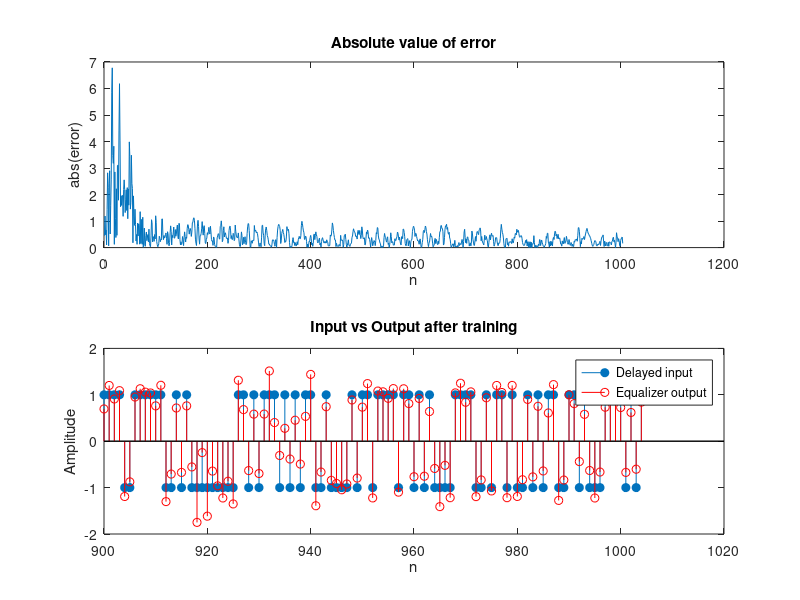
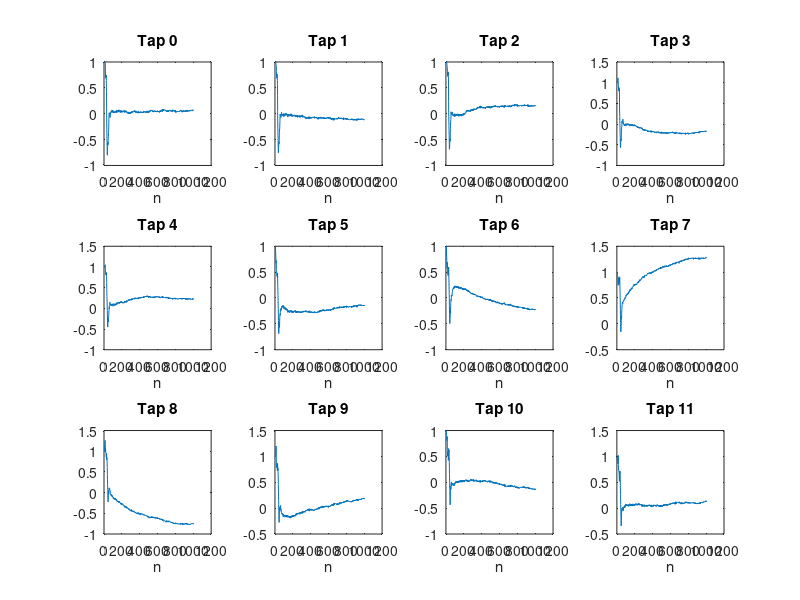

Reproduce these figures in MATLAB, in order. (Note: this script raises an error after producing the figures.)
%% Part B - Adaptive Equalization (Student Style, Corrected)
clc; clear all; close all;

% Parameters
N = 1000;                   % Number of symbols
M = 11;                     % Equalizer filter order
mu = 0.01;                  % LMS step size
h_channel = [0.3, 1, 0.7, 0.3, 0.2]; % Channel impulse response
delay = 8;                  % Fixed delay (student uses 8)

%% --- Training Phase ---

% Generate random input
rng(1, 'twister');
s = randi([0,1], 1, N);
s(s==0) = -1;

% Pass through channel + add noise
xn_clean = conv(s, h_channel);
noise = wgn(1,length(xn_clean),-25);  % -25 dB noise (very low)
xn = xn_clean + noise;                % Received noisy signal

% Generate delayed desired signal
hd = [zeros(1,delay), 1];
s_delayed = conv(hd, s);
s_delayed = s_delayed(1:length(xn));  % Match size

% Initialize adaptive filter
h_eq = ones(M+1,1);    % Initial equalizer taps
y = zeros(length(xn),1);
e = zeros(length(xn),1);
h_track = zeros(length(xn), M+1);
overall_lti_track = zeros(length(xn), M + length(h_channel));

% LMS Adaptation
for n = 1:length(xn)
    if n <= M
        xf = flip([xn(1:n)'; zeros(M+1-n,1)]);  % Pad then flip
    else
        xf = flip(xn(n-M:n)');
    end

    y(n) = h_eq' * xf;
    e(n) = s_delayed(n) - y(n);

    h_eq = h_eq + 2 * mu * e(n) * xf; % LMS Update
    h_track(n,:) = h_eq;
    overall_lti_track(n,:) = conv(h_eq', h_channel);
end

overall_lti = conv(h_eq', h_channel);

%% --- Plots for Training Phase ---

% 1. Absolute Error
figure;
subplot(2,1,1);
plot(abs(e));
xlabel('n'); ylabel('abs(error)');
title('Absolute value of error');

subplot(2,1,2);
stem(900:1004, s_delayed(900:1004), 'filled'); hold on;
stem(900:1004, y(900:1004), 'r');
legend('Delayed input','Equalizer output');
title('Input vs Output after training');
xlabel('n'); ylabel('Amplitude');

% 2. Convergence of Equalizer Coefficients
figure;
for k = 1:M+1
    subplot(3,4,k);
    plot(h_track(:,k));
    xlabel('n');
    title(sprintf('Tap %d',k-1));
end
sgtitle('Equalizer Coefficient Convergence');

% 3. Convergence of Overall System Coefficients
figure;
for k = 1:length(overall_lti)
    subplot(4,4,k);
    plot(overall_lti_track(:,k));
    hold on;
    if k == delay+1
        plot(ones(1,length(xn)),'r--');
    else
        plot(zeros(1,length(xn)),'r--');
    end
    xlabel('n');
    title(sprintf('Overall Tap %d',k-1));
end
sgtitle('Overall System Convergence');

% 4. Frequency Response (optional)
figure;
freqz(h_eq,1,512);
title('Frequency Response of Equalizer');

%% --- Testing Phase ---

% New random input
rng(5,'twister');
s_new = randi([0,1],1,N);
s_new(s_new==0) = -1;

% Pass through channel + noise
xn_new_clean = conv(s_new, h_channel);
noise_new = wgn(1,length(xn_new_clean),-25);
xn_new = xn_new_clean + noise_new;

% Desired delayed signal
s_new_delayed = conv(hd, s_new);
s_new_delayed = s_new_delayed(1:length(xn_new));

% Apply equalizer
yn = conv(h_eq', xn_new);
yn = yn(1:length(xn_new));

% Decision block
yn_decision = sign(yn);
xn_new_decision = sign(xn_new);

yn_decision(yn_decision==0) = -1;
xn_new_decision(xn_new_decision==0) = -1;

% Accuracy calculation
accuracy_eq = mean(yn_decision(900:1000)' == s_new_delayed(900:1000)') * 100;
accuracy_uneq = mean(xn_new_decision(900:1000)' == s_new_delayed(900:1000)') * 100;

fprintf('Equalized Accuracy: %.2f%%\n', accuracy_eq);
fprintf('Un-equalized Accuracy: %.2f%%\n', accuracy_uneq);

%% --- Testing Plots

figure;
subplot(2,2,1);
stem(900:1000, s_new_delayed(900:1000),'filled'); hold on;
stem(900:1000, yn_decision(900:1000),'r--');
legend('Input', 'Equalized Output');
title('Input vs Equalized Output');

subplot(2,2,2);
stem(900:1000, s_new_delayed(900:1000) - yn_decision(900:1000));
title(sprintf('Equalized Error (Accuracy=%.1f%%)', accuracy_eq));

subplot(2,2,3);
stem(900:1000, s_new_delayed(900:1000),'filled'); hold on;
stem(900:1000, xn_new_decision(900:1000),'r--');
legend('Input', 'Un-equalized Output');
title('Input vs Un-equalized Output');

subplot(2,2,4);
stem(900:1000, s_new_delayed(900:1000) - xn_new_decision(900:1000));
title(sprintf('Un-equalized Error (Accuracy=%.1f%%)', accuracy_uneq));

sgtitle('Equalizer Testing on New Input Sequence');

